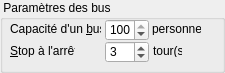
  <widget class="TGroupBox" name="GroupBox2">
   <property name="title">
    <string> Paramètres des bus </string>
   </property>
   <property name="geometry">
    <rect>
     <x>8</x>
     <y>328</y>
     <width>225</width>
     <height>73</height>
    </rect>
   </property>
   <property name="vclTabOrder" stdset="0">
    <number>109</number>
   </property>
   <widget class="TLabel" name="Label19">
    <property name="text">
     <string>&amp;Stop à l'arrêt :</string>
    </property>
    <property name="alignment">
     <set>Qt::AlignLeft|Qt::AlignTop</set>
    </property>
    <property name="buddy">
     <cstring>CSpinEditNbToursStopArretBus</cstring>
    </property>
    <property name="geometry">
     <rect>
      <x>10</x>
      <y>44</y>
      <width>65</width>
      <height>13</height>
     </rect>
    </property>
   </widget>
   <widget class="TLabel" name="Label20">
    <property name="text">
     <string>tour(s)</string>
    </property>
    <property name="alignment">
     <set>Qt::AlignLeft|Qt::AlignTop</set>
    </property>
    <property name="geometry">
     <rect>
      <x>153</x>
      <y>44</y>
      <width>29</width>
      <height>13</height>
     </rect>
    </property>
   </widget>
   <widget class="TLabel" name="Label21">
    <property name="text">
     <string>Capacité d'un &amp;bus :</string>
    </property>
    <property name="alignment">
     <set>Qt::AlignLeft|Qt::AlignTop</set>
    </property>
    <property name="buddy">
     <cstring>CSpinEditNbMaxPersonnesBus</cstring>
    </property>
    <property name="geometry">
     <rect>
      <x>10</x>
      <y>22</y>
      <width>91</width>
      <height>13</height>
     </rect>
    </property>
   </widget>
   <widget class="TLabel" name="Label22">
    <property name="text">
     <string>personnes</string>
    </property>
    <property name="alignment">
     <set>Qt::AlignLeft|Qt::AlignTop</set>
    </property>
    <property name="geometry">
     <rect>
      <x>152</x>
      <y>22</y>
      <width>49</width>
      <height>13</height>
     </rect>
    </property>
   </widget>
   <widget class="TCSpinEdit" name="CSpinEditNbToursStopArretBus">
    <property name="minimum">
     <number>0</number>
    </property>
    <property name="maximum">
     <number>100</number>
    </property>
    <property name="value">
     <number>3</number>
    </property>
    <property name="vclMinValue" stdset="0">
     <number>0</number>
    </property>
    <property name="vclMaxValue" stdset="0">
     <number>100</number>
    </property>
    <property name="geometry">
     <rect>
      <x>105</x>
      <y>41</y>
      <width>44</width>
      <height>22</height>
     </rect>
    </property>
    <property name="vclTabOrder" stdset="0">
     <number>1</number>
    </property>
   </widget>
   <widget class="TCSpinEdit" name="CSpinEditNbMaxPersonnesBus">
    <property name="minimum">
     <number>10</number>
    </property>
    <property name="maximum">
     <number>100</number>
    </property>
    <property name="value">
     <number>100</number>
    </property>
    <property name="vclMinValue" stdset="0">
     <number>10</number>
    </property>
    <property name="vclMaxValue" stdset="0">
     <number>100</number>
    </property>
    <property name="geometry">
     <rect>
      <x>105</x>
      <y>19</y>
      <width>44</width>
      <height>22</height>
     </rect>
    </property>
    <property name="vclTabOrder" stdset="0">
     <number>0</number>
    </property>
   </widget>
  </widget>
